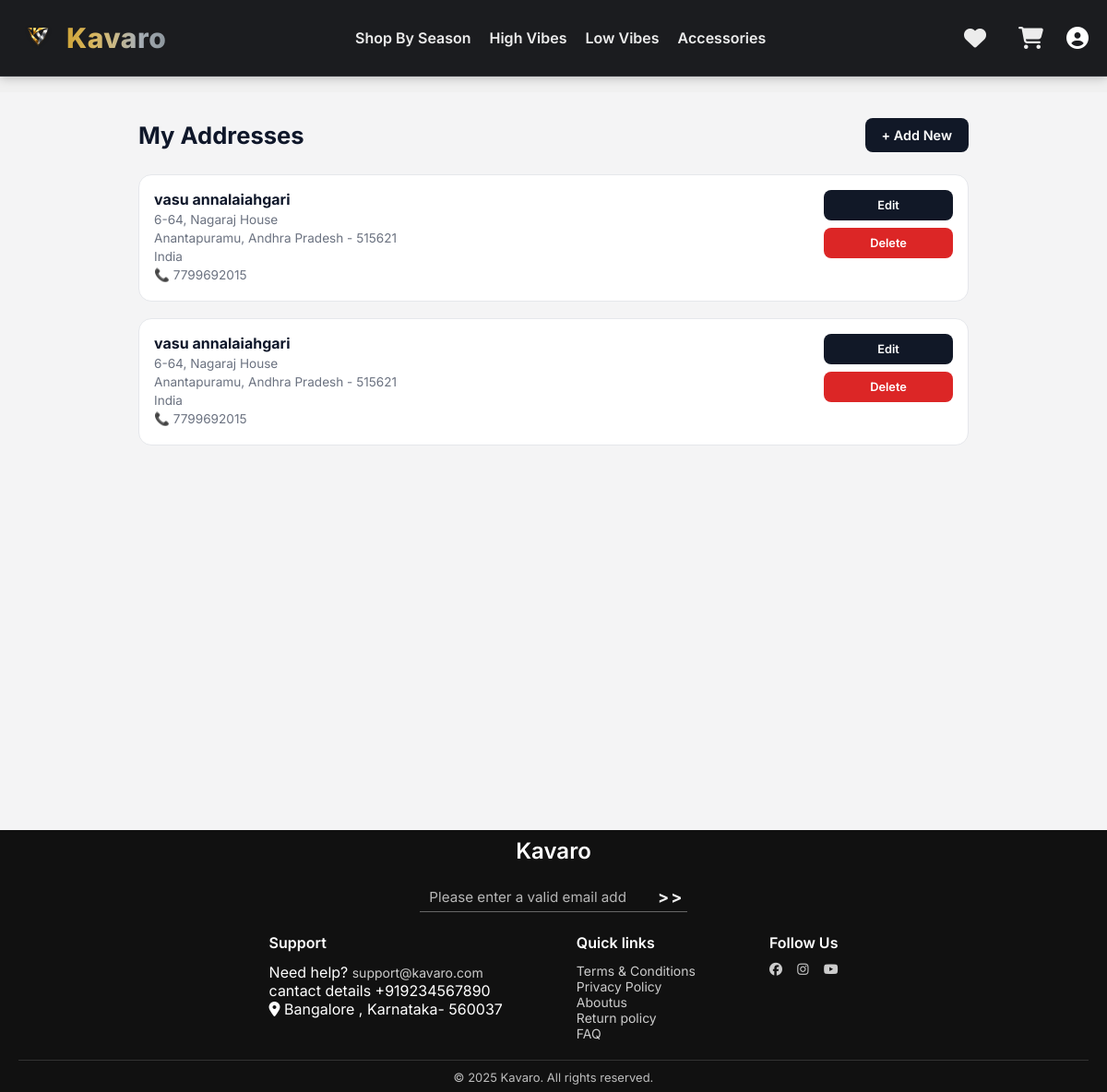
Page /address/addresses/ (signed in) on the committed database.
### address/models.py (models this page shows, shortened)
class Address(models.Model):
    user = models.ForeignKey(User, on_delete=models.CASCADE)
    fullname = models.CharField(max_length=100)
    mobile = models.CharField(max_length=20)
    address1 = models.CharField(max_length=255)
    address2 = models.CharField(max_length=255, blank=True, null=True)
    landmark = models.CharField(max_length=255, blank=True, null=True)
    country = models.CharField(max_length=100)
    state = models.CharField(max_length=100)
    city = models.CharField(max_length=100)
    pincode = models.CharField(max_length=6)
    is_default = models.BooleanField(default=False)
    is_selected = models.BooleanField(default=False)

### address/views.py (the view)
# urls.py: path('addresses/', views.address_list, name='address_list'),  # ✅ Must exist
@login_required
def address_list(request):
    addresses = Address.objects.filter(user=request.user).order_by("-id")  # latest first
    return render(request, "orders/address_list.html", {"addresses": addresses})

### address/templates/orders/address_list.html (shortened to what this page needs)
{% extends 'landing/base.html' %}
{% block content %}
<div class="address-page">
    <div class="address-container">
        <div class="address-header">
            <h2>My Addresses</h2>
            <a href="{% url 'address:add_address' %}" class="add-btn">+ Add New</a>
        </div>
        {% if addresses %}
            {% for address in addresses %}
            <div class="address-card">
                <div class="address-info">
                    <strong>{{ address.fullname }}</strong>
                    <p>{{ address.address1 }}, {{ address.address2 }}</p>
                    <p>{{ address.city }}, {{ address.state }} - {{ address.pincode }}</p>
                    <p>{{ address.country }}</p>
                    <p>📞 {{ address.mobile }}</p>
                </div>
                <div class="address-actions">
                    <a href="{% url 'address:edit_address' address.id %}" class="edit-btn">Edit</a>
                    <a href="#" class="delete-btn"
                       onclick="openDeleteModal('{% url 'address:delete_address' address.id %}')">
                       Delete
                    </a>
                </div>
            </div>
            {% endfor %}
        {% else %}
        <div class="empty-address">
            <h3>No saved addresses</h3>
            <p>Add an address to make checkout faster and smoother.</p>
            <a href="{% url 'address:add_address' %}" class="add-btn">Add New Address</a>
        </div>
        {% endif %}
    </div>
</div>
{% endblock %}

### landing/static/landing/css/style.css (style rules this page uses)
* { box-sizing: border-box; margin: 0; padding: 0; }
html,body { height:100%; margin:0; }
body { font-family: 'Inter', sans-serif; background-color: #f0f0f0; color: #333; display: flex; flex-direction: column; min-height: 100vh; }
a { text-decoration: none; color: inherit; }

### address/templates/orders/address_list.html (style rules this page uses)
:root { --bg: #f4f4f5; --card: #ffffff; --text-main: #0f172a; --text-muted: #6b7280; --accent: #111827; --border: #e5e7eb; --danger: #dc2626; --shadow: 0 10px 28px rgba(0,0,0,0.1); }
* { font-family: 'Inter', system-ui, sans-serif; }
.address-page { background: var(--bg); min-height: 100vh; padding: 28px 16px 60px; }
.address-container { max-width: 900px; margin: auto; }
.address-header { display: flex; justify-content: space-between; align-items: center; margin-bottom: 24px; }
.address-header h2 { font-size: 1.6rem; font-weight: 700; color: var(--text-main); }
.add-btn { padding: 10px 18px; background: var(--accent); color: #fff; border-radius: 8px; font-size: 0.9rem; font-weight: 600; text-decoration: none; }
.address-card { background: var(--card); border-radius: 14px; padding: 16px; border: 1px solid var(--border); margin-bottom: 18px; display: flex; justify-content: space-between; gap: 18px; transition: transform .2s ease, box-shadow .2s ease; }
.address-info p { font-size: 0.85rem; color: var(--text-muted); margin: 4px 0; }
.address-info strong { font-size: 1rem; color: var(--text-main); }
.address-actions { display: flex; flex-direction: column; gap: 8px; min-width: 140px; }
.address-actions a { padding: 9px 12px; border-radius: 8px; font-size: 0.8rem; font-weight: 600; text-align: center; text-decoration: none; }
.edit-btn { background: var(--accent); color: #fff; }
.delete-btn { background: var(--danger); color: #fff; }

### landing/templates/landing/base.html (style rules this page uses)
html, body { height: 100vh; margin: 0; }

### rows in the picture
Address: fullname "vasu annalaiahgari", address1 "6-64", address2 "Nagaraj House", city "Anantapuramu", state "Andhra Pradesh", pincode "515621", country "India", mobile "7799692015"
Address: fullname "vasu annalaiahgari", address1 "6-64", address2 "Nagaraj House", city "Anantapuramu", state "Andhra Pradesh", pincode "515621", country "India", mobile "7799692015"
